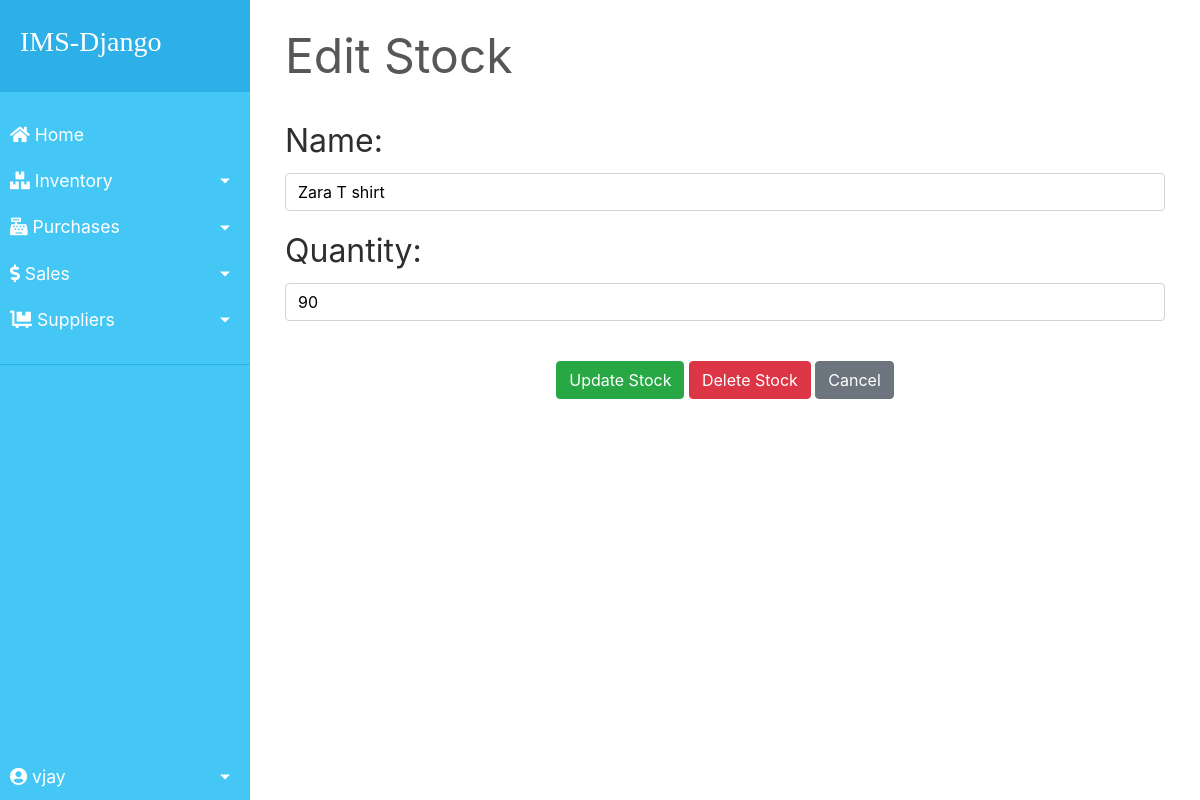
The app's page /inventory/stock/1/edit (signed in), older data.
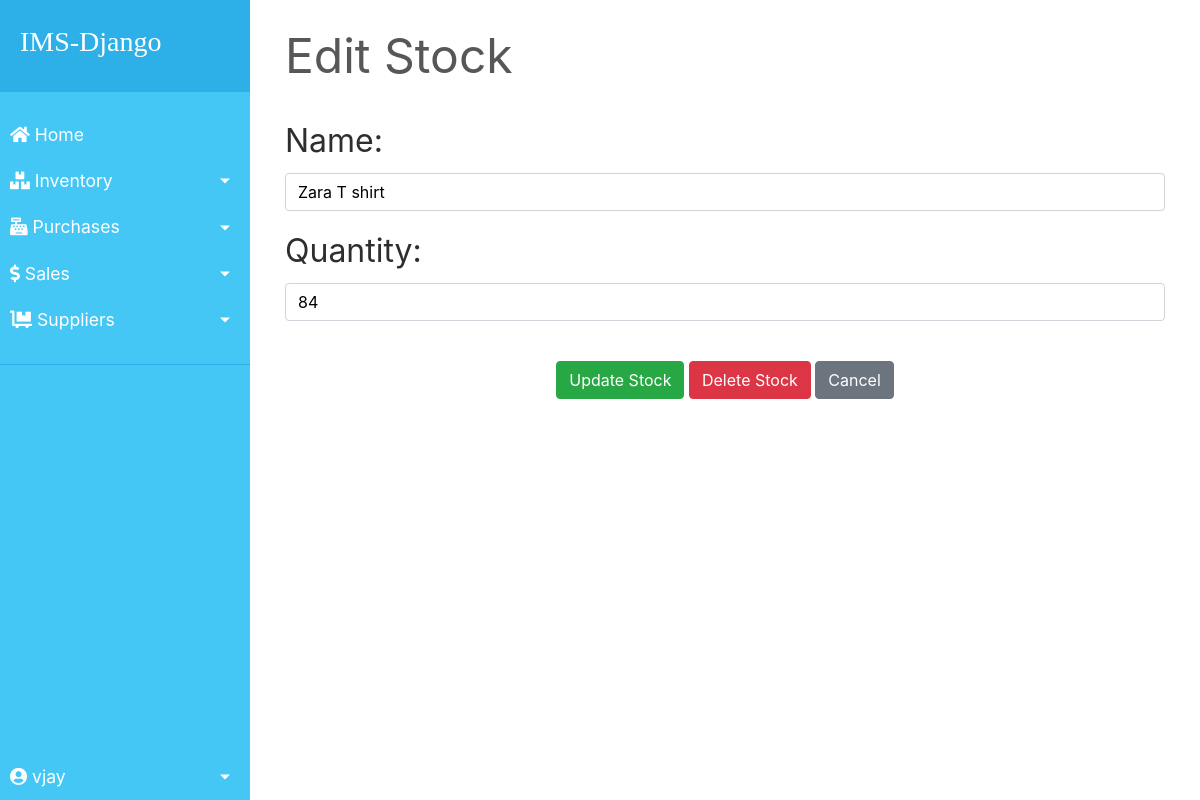
The same page, newer data.
### inventory/models.py (models this page shows, shortened)
class Stock(models.Model):
    id = models.AutoField(primary_key=True)
    name = models.CharField(max_length=30, unique=True)
    quantity = models.IntegerField(default=1)
    is_deleted = models.BooleanField(default=False)

### inventory/views.py (the view)
# urls.py: path('stock/<pk>/edit', views.StockUpdateView.as_view(), name='edit-stock'),
class StockUpdateView(SuccessMessageMixin, UpdateView):                                 # updateview class to edit stock, mixin used to display message
    model = Stock                                                                       # setting 'Stock' model as model
    form_class = StockForm                                                              # setting 'StockForm' form as form
    template_name = "edit_stock.html"                                                   # 'edit_stock.html' used as the template
    success_url = '/inventory'                                                          # redirects to 'inventory' page in the url after submitting the form
    success_message = "Stock has been updated successfully"                             # displays message when form is submitted
    def get_context_data(self, **kwargs):                                               # used to send additional context
        context = super().get_context_data(**kwargs)
        context["title"] = 'Edit Stock'
        context["savebtn"] = 'Update Stock'
        context["delbtn"] = 'Delete Stock'
        return context

### inventory/forms.py
class StockForm(forms.ModelForm):
    def __init__(self, *args, **kwargs):                                                        # used to set css classes to the various fields
        super().__init__(*args, **kwargs)
        self.fields['name'].widget.attrs.update({'class': 'textinput form-control'})
        self.fields['quantity'].widget.attrs.update({'class': 'textinput form-control', 'min': '0'})
    class Meta:
        model = Stock
        fields = ['name', 'quantity']

### inventory/templates/edit_stock.html (shortened to what this page needs)
{% extends "base.html" %}
{% block content %}
    <div style="color:#575757; font-style: bold; font-size: 3rem; border-bottom: 1px solid white;">{{title}}</div>
    <br>
    <form method="post">
        <div class="form-group">
            <label for="{{ form.name.id_for_label }}">Name:</label>
            {{ form.name }}
        </div>
        <div class="form-group ">
            <label for="{{ form.quantity.id_for_label }}">Quantity:</label>
            {{ form.quantity }}
        </div>
        <br>
        <div class="align-middle">
            <button type="submit" class="btn btn-success">{{ savebtn }}</button>
            {% if delbtn %}
                <a href="{% url 'delete-stock' object.pk %}" class="btn  btn-danger"> Delete Stock </a>
            {% endif %}
            <a href="{% url 'inventory' %}" class="btn btn-secondary">Cancel</a>
        </div>
    </form>
{% endblock content %}

Row changes from the older to the newer data that the page shows:
changed Stock "Zara T shirt": quantity "90" → "84"
